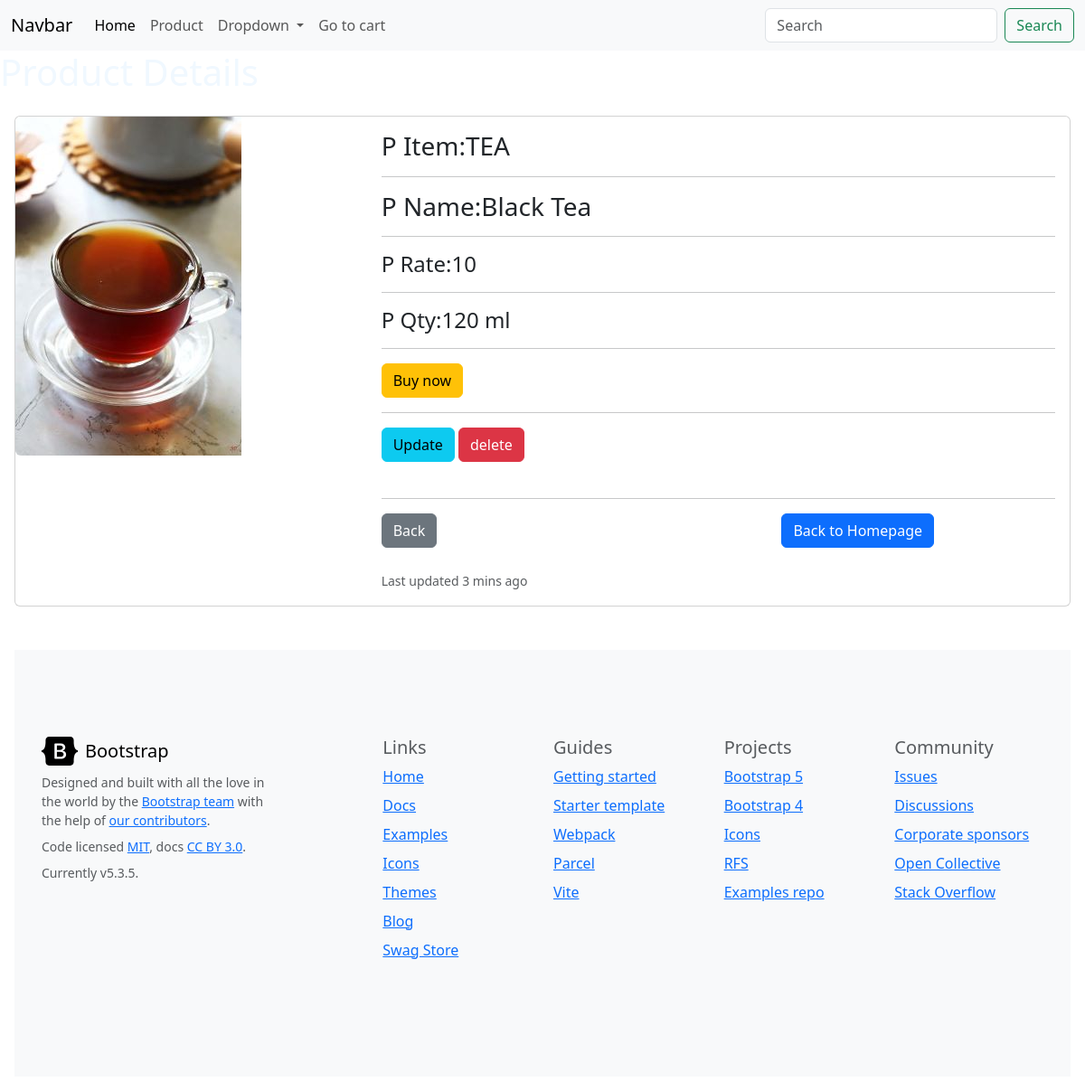
Screenshot of /products/menu/9/ (signed in) with the database file from the repository.
### cafe/models.py (models this page shows)
class Products(models.Model):
    pitem=models.CharField(max_length=100)
    pname=models.CharField(max_length=100)
    prate=models.IntegerField(blank=True)
    pqty=models.CharField(max_length=100)
    banner=models.ImageField(default='images.jpeg',blank=True)

### cafe/views.py (the view)
# urls.py: path('products/menu/<int:id>/', menu),
@login_required
def menu (request,id):
    e=Products.objects.get(id=id)
    context={
        "prod":e}
    return render(request,"menu.html",context)

### cafe/templates/menu.html
{%extends "master.html"%}
  {% block content %}
  <h1 style="color: aliceblue;">Product Details</h1>
  <div class=" p-3">
    <div class="card mb-3">
      <div class="row g-0">
        <div class="col-md-4">
          <img src="{{ prod.banner.url  }}"   class="img-fluid rounded-start" alt="{{po.title}}">
        </div>
        <div class="col-md-8">
          <div class="card-body">
             <h3 class="card-title">P Item:{{prod.pitem}}</h3><hr>
              <h3 class="card-title">P Name:{{prod.pname}}</h3> <hr>
              <h4 class="card-title">P Rate:{{prod.prate}}</h4> <hr>
              <h4 class="card-title">P Qty:{{prod.pqty}}</h4>
            <p class="card-text"></p><hr>
            <div>
              <a class="btn btn-warning" href="/{{prod.id}}/buynow/">Buy now</a>
            </div><hr>
            <div>
              <a class="btn btn-info" href="update/">Update</a>
            <a class="btn btn-danger" href="delete/">delete</a>
            </div><br><hr>
            <div>
              <a class="btn btn-secondary" href="/products/">Back</a>
              <a style="position: absolute; right: 150px;" class="btn btn-primary" href="/">Back to Homepage</a>
          </div><br>
          <p class="card-text"><small class="text-body-secondary">Last updated 3 mins ago</small></p>
          </div>
        </div>
      </div>
    </div>
    {% endblock %}

### cafe/templates/master.html (style rules this page uses)
body { background-image: url(https://www.spectrumhealth.ie/wp-content/uploads/2017/11/steamingcupofcoffeewithspiltcoffeebeans.jpg) }

### rows the page displays
Products: banner (picture), pitem "TEA", pname "Black Tea", prate "10", pqty "120 ml"
